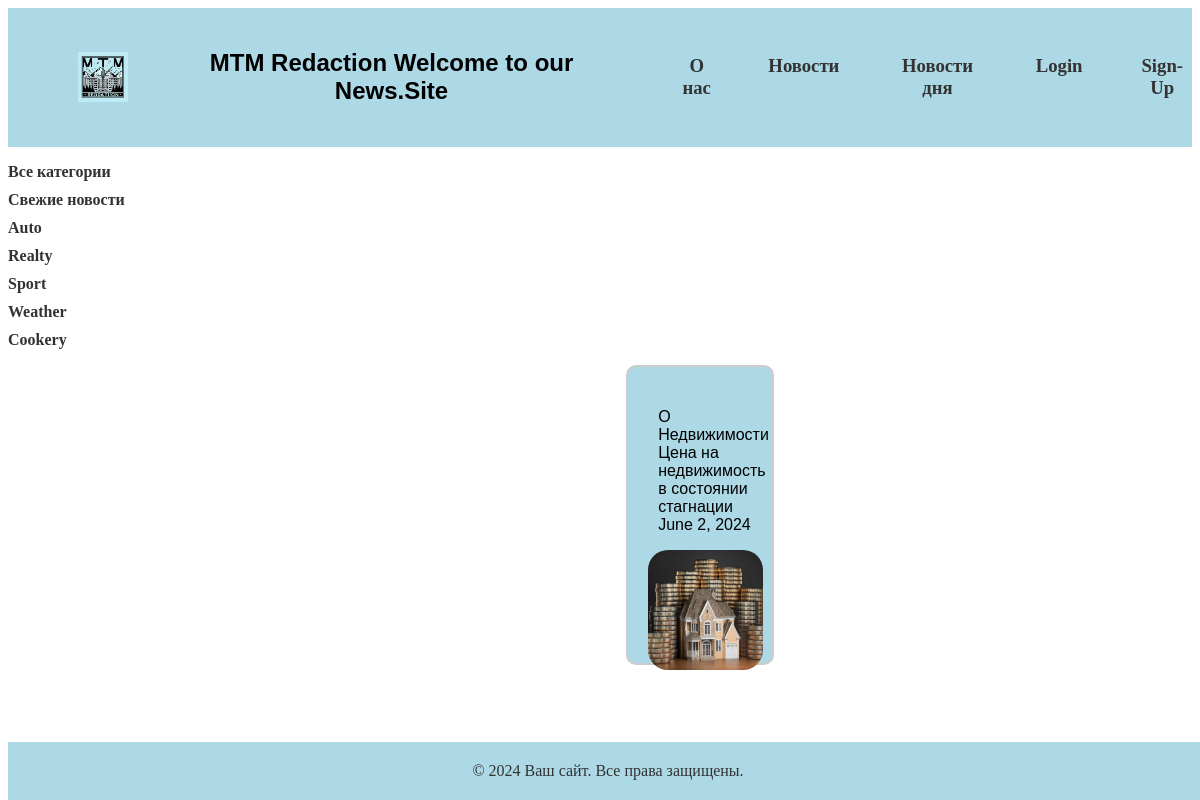
Screenshot of /category/3/ with the database file from the repository.
### myapp/models.py (models this page shows, shortened)
class Category(models.Model):
    name=models.CharField(max_length=255, verbose_name='Имя')
    slug=models.SlugField(max_length=255, verbose_name='Ссылка')
    def get_absolute_url(self):
        return reverse('category', kwargs={'category_id': self.pk})

class Posts(models.Model):
    title=models.CharField(max_length=255)
    content=models.CharField(max_length=110)
    is_published=models.BooleanField(blank=True,default=True)
    photo=models.ImageField('photo=photo/%Y/%n/%d/')
    time=models.DateField()
    time_create=models.DateTimeField(auto_now_add=True)
    time_update=models.DateTimeField(auto_now_add=True)
    categoria=models.ForeignKey(Category, on_delete=models.PROTECT, null=True)
    class meta:
        verbose_name="Пост"
        verbose_name_plural="Посты"

### myapp/views.py (the view)
# urls.py: path('category/<int:category_id>/', show_category, name='category'),
def show_category(request, category_id):
    all_posts = Posts.objects.filter(categoria_id=category_id)
    categ = Category.objects.all()
    return render(request, 'home.html', {'title': 'Главная страница', 'menu': menu, 'all': all_posts, 'categ': categ})

### myapp/templates/home.html (shortened to what this page needs)
<!DOCTYPE html>
{% load static %}
<html lang="en">
<head>
    <link rel="stylesheet" href="{% static 'css/home.css' %}">
</head>
<body>
    {% block header %}
        <header>
            <img src="{% static 'media/Logo2.jpeg' %}" alt="My Image">
            <h2> MTM Redaction   Welcome to our News.Site</h2>
            <h3>
            {% for i in menu %}
            <p>
            {% if i == "О нас" %}
                <a href="inform"> {{ i }} </a>
            {% elif i == "Новости" %}
                <a href="news"> {{ i }} </a>
            {% elif i == "Новости дня" %}
                <a href="news_today"> {{ i }} </a>
            {% elif i == "Login" %}
                <a href="Login"> {{ i }} </a>
            {% else %}
                {{ i }}
            {% endif %}
            </p>
            {% endfor %}
            </h3>
        </header>
    {% endblock header %}
    <ul>
        {% if selected == 0 %}
	        <li class="selected">Все категории</li>
		{% else %}
		    <li class="selected"><a href="{% url 'index' %}">Все категории</a></li>
		{% endif %}
        {% for c in categ %}
                {% if c.pk == selected %}
                    <li class ="selected">{{c.name}}</li>
                {% else %}
                    <li ><a href="{{ c.get_absolute_url }}">{{c.name}}</a></li>
                {% endif %}
        {% endfor %}
    </ul>
    {% block c_content %}
    <div class="c">
        {% for post in all %}
                {% if post.id == 3 %}
                    <div class="corobka">
                        <p>{{ post.title }} <br> {{ post.content }} <br> {{ post.time }}</p>
                        <a href="{% url 'nedviga' %}">
                            <img src="{% static 'media/House.png' %}" alt="House img">
                        </a>
                    </div>
                {% endif %}
        {% endfor %}
    </div>
    {% endblock c_content %}
    {% block footer %}
        <footer>
            <p>&copy; 2024 Ваш сайт. Все права защищены.</p>
        </footer>
    {% endblock footer %}
</body>
</html>

### myapp/static/css/home.css (style rules this page uses)
header { padding: 10px 0; background-color: #ADD8E6; text-align: center; display: flex; align-items: center; }
header img { max-width: 50px; height: 50px; margin-left: 70px }
header h2 { font-family: Arial, sans-serif; margin-left: 30px; }
header h3 { display: flex; }
header h3 p { text-decoration: none; color: #333; font-weight: bold; margin-left: 50px; }
header h3 a { text-decoration: none; color: #333; font-weight: bold; }
footer { padding: 20px 0; background-color: #ADD8E6; text-align: center; position: fixed; width: 100%; bottom: 0; }
footer p { margin: 0; color: #333; }
ul { list-style-type: none; padding: 0; width:15%; }
ul li { margin: 10px 0; }
ul li a { text-decoration: none; color: #333; font-weight: bold; }
.c { display: flex; flex-wrap: wrap; gap: 35px; justify-content: center; padding-top: -10000000px; margin-left:200px; }
.corobka { position: relative; width: 15%; height: 300px; background-color: #ADD8E6; border: 2px solid #ccc; border-radius: 10px; padding-top: 25px; box-sizing: border-box; }
.corobka p { font-family: Arial, sans-serif; margin-left: 30px; }
.corobka img { width: 80%; height: 120px; margin-left: 20px; border-radius: 20px; cursor: pointer; transition: width 0.3s, height 0.3s, margin 0.3s, border-radius 0.3s; }

### rows the page displays
Category: name "Свежие новости"
Category: name "Auto"
Category: name "Realty"
Category: name "Sport"
Category: name "Weather"
Category: name "Cookery"
Posts: title "О Недвижимости", content "Цена на недвижимость в состоянии стагнации", time "June 2, 2024"

### other values shown
{{ i }} "О нас"
{{ i }} "Новости"
{{ i }} "Новости дня"
{{ i }} "Login"
{{ i }} "Sign-Up"
